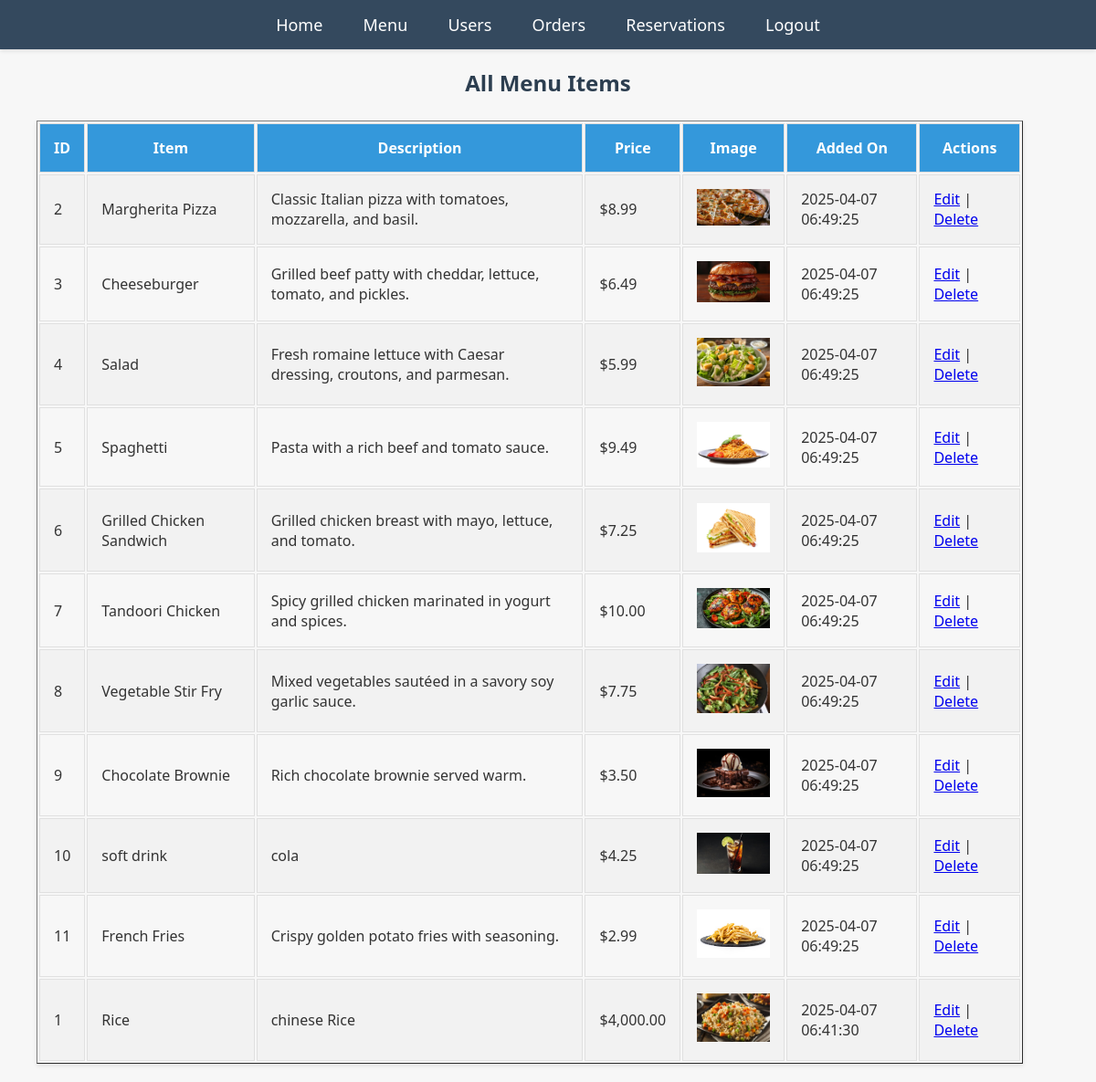
The page /admin/view_menu.php (signed in) on the database its author committed.
### tables this page shows
CREATE TABLE `menu` (
  `id` int(11) NOT NULL,
  `item_name` varchar(100) NOT NULL,
  `description` text NOT NULL,
  `price` decimal(8,2) NOT NULL,
  `image_url` varchar(255) DEFAULT NULL,
  `created_at` timestamp NOT NULL DEFAULT current_timestamp()
);

### admin/view_menu.php (the view, shortened to what this page needs)
<?php
include('config.php');
$sql = "SELECT * FROM menu ORDER BY created_at DESC";
$result = mysqli_query($conn, $sql);
?>
<!DOCTYPE html>
<html lang="en">
<head>
    <link rel="stylesheet" href="../CSS/style.css">
</head>
<body>
<?php include('navbar.php'); ?>
<div>
    <h2>All Menu Items</h2>
    <table border="1">
        <tr>
            <th>ID</th>
            <th>Item</th>
            <th>Description</th>
            <th>Price</th>
            <th>Image</th>
            <th>Added On</th>
            <th>Actions</th>
        </tr>
        <?php while ($row = mysqli_fetch_assoc($result)) { ?>
            <tr>
                <td><?php echo $row["id"]; ?></td>
                <td><?php echo htmlspecialchars($row["item_name"]); ?></td>
                <td><?php echo htmlspecialchars($row["description"]); ?></td>
                <td>$<?php echo number_format($row["price"], 2); ?></td>
                <td>
                    <?php if (!empty($row["image_url"])): ?>
                        <img src="<?php echo $row["image_url"]; ?>" width="80">
                    <?php else: ?>
                        No Image
                    <?php endif; ?>
                </td>
                <td><?php echo $row["created_at"]; ?></td>
                <td>
                    <a href="edit_menu.php?id=<?php echo $row["id"]; ?>">Edit</a> |
                    <a href="view_menu.php?delete_id=<?php echo $row["id"]; ?>" onclick="return confirm('Delete this item?');">Delete</a>
                </td>
            </tr>
        <?php } ?>
    </table>
</div>
</body>
</html>

### admin/navbar.php
<nav>
        <ul>
        <li><a href="admin_dashboard.php">Home</a></li>
        <li><a href="add_menu.php">Menu</a></li>
        <li><a href="view_users.php">Users</a></li>
        <li><a href="admin_orders.php">Orders</a></li>
        <li><a href="admin_reservations.php">Reservations</a></li>
        <li><a href="logout.php">Logout</a></li>
        </ul>
    </nav>

### CSS/style.css (style rules this page uses)
body { font-family: 'Segoe UI', Tahoma, Geneva, Verdana, sans-serif; margin: 0; padding: 0; background-color: #f7f7f7; color: #333; }
nav { background-color: #34495e; padding: 15px 0; text-align: center; box-shadow: 0 2px 4px rgba(0, 0, 0, 0.1); }
nav ul { list-style: none; padding: 0; margin: 0; display: inline-block; }
nav li { display: inline; }
nav a { color: white; text-decoration: none; margin: 0 20px; font-size: 18px; transition: color 0.3s ease; }
h1,h2,h3,h4 { text-align: center; color: #2c3e50; margin-bottom: 25px; }
table { width: 90%; margin-left: 40px; box-shadow: 0 2px 5px rgba(0, 0, 0, 0.1); margin-bottom: 20px; }
th, td { border: 1px solid #e0e0e0; padding: 15px; text-align: left; }
th { background-color: #3498db; color: white; text-align: center; }
tr:nth-child(even) { background-color: #f2f2f2; }

### rows shown on the page
menu: id "2", item_name "Margherita Pizza", description "Classic Italian pizza with tomatoes, mozzarella, and basil.", price "8.99", image_url (picture), created_at "2025-04-07 06:49:25"
menu: id "3", item_name "Cheeseburger", description "Grilled beef patty with cheddar, lettuce, tomato, and pickles.", price "6.49", image_url (picture), created_at "2025-04-07 06:49:25"
menu: id "4", item_name "Salad", description "Fresh romaine lettuce with Caesar dressing, croutons, and parmesan.", price "5.99", image_url (picture), created_at "2025-04-07 06:49:25"
menu: id "5", item_name "Spaghetti", description "Pasta with a rich beef and tomato sauce.", price "9.49", image_url (picture), created_at "2025-04-07 06:49:25"
menu: id "6", item_name "Grilled Chicken Sandwich", description "Grilled chicken breast with mayo, lettuce, and tomato.", price "7.25", image_url (picture), created_at "2025-04-07 06:49:25"
menu: id "7", item_name "Tandoori Chicken", description "Spicy grilled chicken marinated in yogurt and spices.", price "10.00", image_url (picture), created_at "2025-04-07 06:49:25"
menu: id "8", item_name "Vegetable Stir Fry", description "Mixed vegetables sautéed in a savory soy garlic sauce.", price "7.75", image_url (picture), created_at "2025-04-07 06:49:25"
menu: id "9", item_name "Chocolate Brownie", description "Rich chocolate brownie served warm.", price "3.50", image_url (picture), created_at "2025-04-07 06:49:25"
menu: id "10", item_name "soft drink", description "cola", price "4.25", image_url (picture), created_at "2025-04-07 06:49:25"
menu: id "11", item_name "French Fries", description "Crispy golden potato fries with seasoning.", price "2.99", image_url (picture), created_at "2025-04-07 06:49:25"
menu: id "1", item_name "Rice", description "chinese Rice", price "4,000.00", image_url (picture), created_at "2025-04-07 06:41:30"
